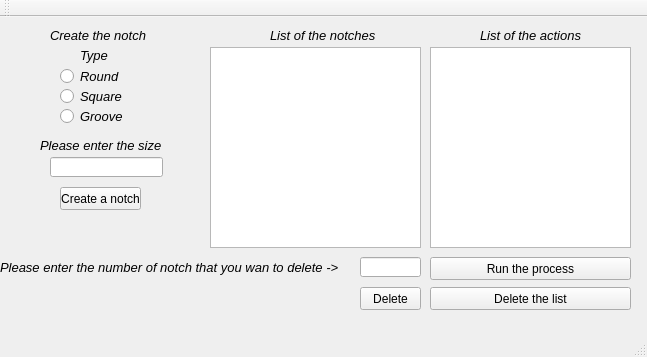
<?xml version="1.0" encoding="UTF-8"?>
<ui version="4.0">
 <class>MainWindow</class>
 <widget class="QMainWindow" name="MainWindow">
  <property name="geometry">
   <rect>
    <x>0</x>
    <y>0</y>
    <width>647</width>
    <height>357</height>
   </rect>
  </property>
  <property name="windowTitle">
   <string>MainWindow</string>
  </property>
  <widget class="QWidget" name="centralWidget">
   <widget class="QLabel" name="label">
    <property name="geometry">
     <rect>
      <x>480</x>
      <y>10</y>
      <width>111</width>
      <height>16</height>
     </rect>
    </property>
    <property name="font">
     <font>
      <pointsize>10</pointsize>
      <italic>true</italic>
     </font>
    </property>
    <property name="text">
     <string>List of the actions</string>
    </property>
   </widget>
   <widget class="QTextEdit" name="Action_list">
    <property name="geometry">
     <rect>
      <x>430</x>
      <y>30</y>
      <width>201</width>
      <height>201</height>
     </rect>
    </property>
    <property name="readOnly">
     <bool>true</bool>
    </property>
   </widget>
   <widget class="QLabel" name="label_3">
    <property name="geometry">
     <rect>
      <x>50</x>
      <y>10</y>
      <width>101</width>
      <height>16</height>
     </rect>
    </property>
    <property name="font">
     <font>
      <pointsize>10</pointsize>
      <italic>true</italic>
     </font>
    </property>
    <property name="text">
     <string>Create the notch</string>
    </property>
   </widget>
   <widget class="QPushButton" name="Run_button">
    <property name="geometry">
     <rect>
      <x>430</x>
      <y>240</y>
      <width>201</width>
      <height>23</height>
     </rect>
    </property>
    <property name="text">
     <string>Run the process</string>
    </property>
   </widget>
   <widget class="QLabel" name="label_2">
    <property name="geometry">
     <rect>
      <x>80</x>
      <y>30</y>
      <width>31</width>
      <height>16</height>
     </rect>
    </property>
    <property name="font">
     <font>
      <pointsize>10</pointsize>
      <italic>true</italic>
     </font>
    </property>
    <property name="text">
     <string>Type</string>
    </property>
   </widget>
   <widget class="QRadioButton" name="Round_but_R">
    <property name="geometry">
     <rect>
      <x>60</x>
      <y>50</y>
      <width>61</width>
      <height>18</height>
     </rect>
    </property>
    <property name="font">
     <font>
      <pointsize>10</pointsize>
      <italic>true</italic>
     </font>
    </property>
    <property name="text">
     <string>Round</string>
    </property>
   </widget>
   <widget class="QRadioButton" name="Square_button_R">
    <property name="geometry">
     <rect>
      <x>60</x>
      <y>70</y>
      <width>82</width>
      <height>18</height>
     </rect>
    </property>
    <property name="font">
     <font>
      <pointsize>10</pointsize>
      <italic>true</italic>
     </font>
    </property>
    <property name="text">
     <string>Square</string>
    </property>
   </widget>
   <widget class="QRadioButton" name="Groove_but_R">
    <property name="geometry">
     <rect>
      <x>60</x>
      <y>90</y>
      <width>82</width>
      <height>18</height>
     </rect>
    </property>
    <property name="font">
     <font>
      <pointsize>10</pointsize>
      <italic>true</italic>
     </font>
    </property>
    <property name="text">
     <string>Groove</string>
    </property>
   </widget>
   <widget class="QLabel" name="label_4">
    <property name="geometry">
     <rect>
      <x>40</x>
      <y>120</y>
      <width>131</width>
      <height>16</height>
     </rect>
    </property>
    <property name="font">
     <font>
      <pointsize>10</pointsize>
      <italic>true</italic>
     </font>
    </property>
    <property name="text">
     <string>Please enter the size</string>
    </property>
   </widget>
   <widget class="QLineEdit" name="Size_text">
    <property name="geometry">
     <rect>
      <x>50</x>
      <y>140</y>
      <width>113</width>
      <height>20</height>
     </rect>
    </property>
   </widget>
   <widget class="QPushButton" name="Create_notch_button">
    <property name="geometry">
     <rect>
      <x>60</x>
      <y>170</y>
      <width>81</width>
      <height>23</height>
     </rect>
    </property>
    <property name="text">
     <string>Create a notch</string>
    </property>
   </widget>
   <widget class="QLabel" name="label_5">
    <property name="geometry">
     <rect>
      <x>270</x>
      <y>10</y>
      <width>121</width>
      <height>16</height>
     </rect>
    </property>
    <property name="font">
     <font>
      <pointsize>10</pointsize>
      <italic>true</italic>
     </font>
    </property>
    <property name="text">
     <string>List of the notches</string>
    </property>
   </widget>
   <widget class="QTextEdit" name="Notch_list">
    <property name="geometry">
     <rect>
      <x>210</x>
      <y>30</y>
      <width>211</width>
      <height>201</height>
     </rect>
    </property>
    <property name="readOnly">
     <bool>true</bool>
    </property>
   </widget>
   <widget class="QPushButton" name="Delete_list1_button">
    <property name="geometry">
     <rect>
      <x>430</x>
      <y>270</y>
      <width>201</width>
      <height>23</height>
     </rect>
    </property>
    <property name="text">
     <string>Delete the list</string>
    </property>
   </widget>
   <widget class="QPushButton" name="delete_b">
    <property name="geometry">
     <rect>
      <x>360</x>
      <y>270</y>
      <width>61</width>
      <height>23</height>
     </rect>
    </property>
    <property name="text">
     <string>Delete</string>
    </property>
   </widget>
   <widget class="QLabel" name="label_6">
    <property name="geometry">
     <rect>
      <x>0</x>
      <y>240</y>
      <width>341</width>
      <height>20</height>
     </rect>
    </property>
    <property name="font">
     <font>
      <pointsize>10</pointsize>
      <italic>true</italic>
     </font>
    </property>
    <property name="text">
     <string>Please enter the number of notch that you wan to delete -&gt;</string>
    </property>
   </widget>
   <widget class="QLineEdit" name="delete_number">
    <property name="geometry">
     <rect>
      <x>360</x>
      <y>240</y>
      <width>61</width>
      <height>20</height>
     </rect>
    </property>
   </widget>
  </widget>
  <widget class="QMenuBar" name="menuBar">
   <property name="geometry">
    <rect>
     <x>0</x>
     <y>0</y>
     <width>647</width>
     <height>20</height>
    </rect>
   </property>
  </widget>
  <widget class="QToolBar" name="mainToolBar">
   <attribute name="toolBarArea">
    <enum>TopToolBarArea</enum>
   </attribute>
   <attribute name="toolBarBreak">
    <bool>false</bool>
   </attribute>
  </widget>
  <widget class="QStatusBar" name="statusBar"/>
 </widget>
 <layoutdefault spacing="6" margin="11"/>
 <resources/>
 <connections/>
</ui>
